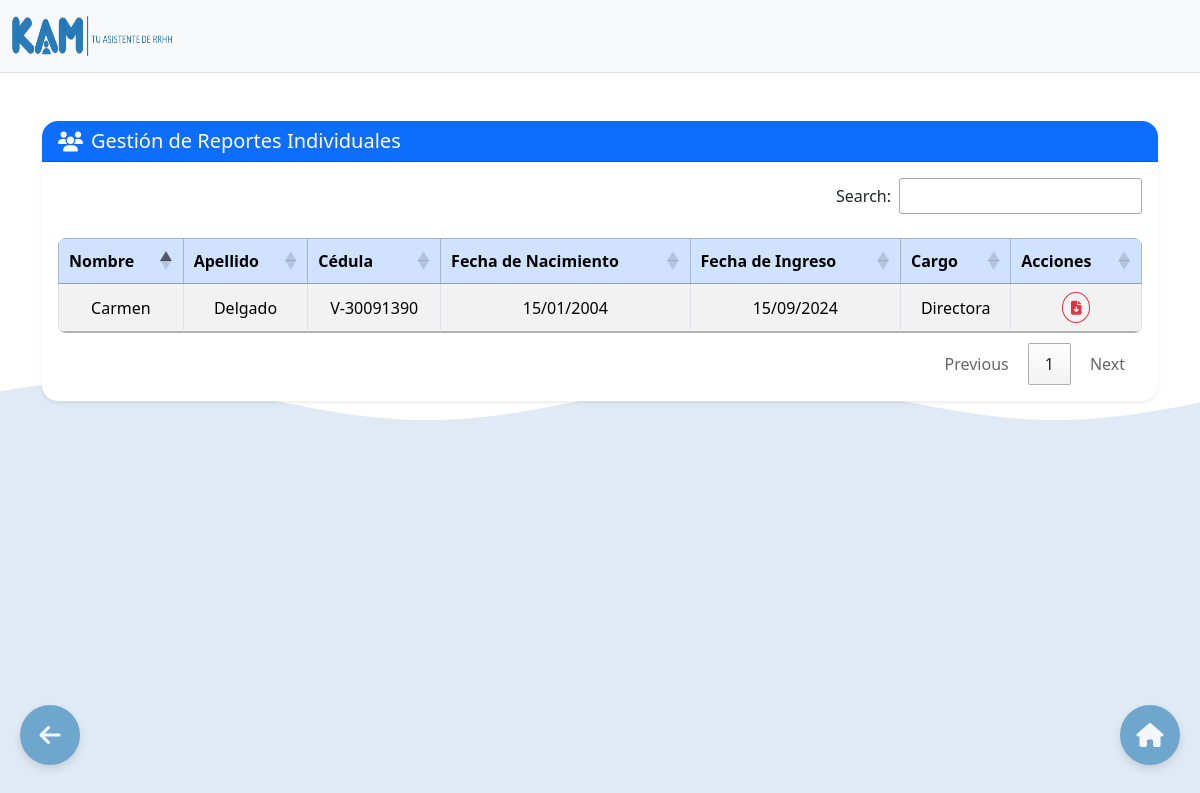
/ReportesIndividuales.php (signed in), run on the app's committed database.
### tables this page shows
CREATE TABLE `persona` (
  `id_personal` int(11) NOT NULL,
  `nombre_personal` varchar(255) NOT NULL,
  `apellido_personal` varchar(255) NOT NULL,
  `cedula_personal` varchar(50) NOT NULL,
  `titulo_personal` varchar(255) NOT NULL,
  `correo_personal` varchar(255) NOT NULL,
  `nacimiento_personal` date NOT NULL,
  `ingreso_personal` date NOT NULL,
  `cargo_personal` varchar(255) NOT NULL,
  `huella_dactilar` mediumblob NOT NULL,
  `nacionalidad_personal` varchar(100) DEFAULT NULL,
  `tipo` enum('Parcial','Tiempo Completo') NOT NULL,
  `activo` tinyint(1) NOT NULL DEFAULT 1
);

### ReportesIndividuales.php (the view, shortened to what this page needs)
<?php
$conn = new mysqli("localhost", "root", "", "base_kam");
$sql = "SELECT id_personal, nombre_personal, apellido_personal, cedula_personal, titulo_personal, correo_personal, nacimiento_personal, ingreso_personal, cargo_personal FROM persona";
$result = $conn->query($sql);
?>
<!DOCTYPE html>
<html lagn="es">
    <head>
        <link rel="stylesheet" href="https://cdn.jsdelivr.net/npm/sweetalert2@11/dist/sweetalert2.min.css">
        <link href="https://cdn.jsdelivr.net/npm/bootstrap@5.3.2/dist/css/bootstrap.min.css" rel="stylesheet">
        <link rel="stylesheet" type="text/css" href="https://cdn.datatables.net/1.11.5/css/jquery.dataTables.css">
        <link rel="stylesheet" href="https://cdnjs.cloudflare.com/ajax/libs/font-awesome/6.5.0/css/all.min.css">
        <link rel="stylesheet" href="https://cdn.datatables.net/1.13.6/css/dataTables.bootstrap5.min.css">
        <link rel="stylesheet" href="Assets/CSS/Reportes.css">
        <link rel="stylesheet" href="Assets/CSS/Asistencia.css">
    </head>
<body>
  <div class="container-fluid py-3 border-bottom">
    <div class="d-flex align-items-center justify-content-between flex-wrap">
      <div class="d-flex align-items-center gap-2">
        <img src="Assets/Images/KAM.png" alt="Logo" width="160" height="40">
      </div>
  </div>
</div>
<div class="container mx-auto my-5">
  <div class="card shadow-sm border-0 rounded-4">
    <div class="card-header bg-primary text-white rounded-top-4 d-flex align-items-center">
      <i class="fas fa-users icon fa-lg me-2"></i>
      <h5 class="mb-0">Gestión de Reportes Individuales</h5>
    </div>
    <div class="card-body rounded-bottom-4">
      <div class="d-flex justify-content-center">
        <div class="table-responsive w-100">
          <table id="miTabla" class="table table-striped table-bordered table-hover align-middle text-center mb-0 rounded-3 overflow-hidden">
            <thead class="table-primary">
              <tr class="mt-4">
                <th>Nombre</th>
                <th>Apellido</th>
                <th>Cédula</th>
                <th>Fecha de Nacimiento</th>
                <th>Fecha de Ingreso</th>
                <th>Cargo</th>
                <th>Acciones</th>
              </tr>
            </thead>
            <tbody>
              <?php
              if ($result->num_rows > 0) {
                while ($row = $result->fetch_assoc()) {
                  echo "<tr>
                          <td>" . htmlspecialchars($row["nombre_personal"]) . "</td>
                          <td>" . htmlspecialchars($row["apellido_personal"]) . "</td>
                          <td>" . htmlspecialchars($row["cedula_personal"]) . "</td>
                          <td>" . date("d/m/Y", strtotime($row['nacimiento_personal'])) . "</td>
                          <td>" . date("d/m/Y", strtotime($row['ingreso_personal'])) . "</td>
                          <td>" . htmlspecialchars($row["cargo_personal"]) . "</td>
                          <td>
                            <a href='PDF/ReporteIndividual.php?id_personal=" . $row["id_personal"] . "' class='btn btn-sm btn-outline-danger rounded-circle' title='Descargar PDF'>
                              <i class='fas fa-file-download'></i>
                            </a>
                          </td>
                        </tr>";
                }
              } else {
                echo "<tr><td colspan='8'>No hay registros</td></tr>";
              }
              ?>
            </tbody>
          </table>
        </div>
      </div>
    </div>
  </div>
</div>
<a href="Inicio.php">
  <div class="floating-button right-button">
    <i class="fas fa-house fa-xl text-white"></i>
  </div>
</a>
<a href="javascript:history.back()">
  <div class="floating-button left-button">
    <i class="fas fa-arrow-left fa-xl text-white"></i>
  </div>
</a>
</body>
</html>

### Assets/CSS/Reportes.css (style rules this page uses)
.container-fluid { position: relative; z-index: 2; background-color: #f8f9fa; backdrop-filter: none; }

### Assets/CSS/Asistencia.css (style rules this page uses)
.floating-button { background-color: #2378b2; opacity: 0.6; border: none; border-radius: 50%; width: 60px; height: 60px; position: fixed; bottom: 35px; right: 20px; cursor: pointer; display: flex; justify-content: center; align-items: center; box-shadow: 0 4px 8px rgba(0, 0, 0, 0.2); transition: opacity 0.3s ease; }

### ReportesIndividuales.php (style rules this page uses)
.floating-button { background-color: #2378b2; opacity: 0.6; border: none; border-radius: 50%; width: 60px; height: 60px; position: fixed; bottom: 35px; cursor: pointer; display: flex; justify-content: center; align-items: center; box-shadow: 0 4px 8px rgba(0, 0, 0, 0.2); transition: opacity 0.3s ease; z-index: 10; }
.right-button { right: 20px; }
.left-button { left: 20px; }

### data on the page
persona: nombre_personal "Carmen", apellido_personal "Delgado", cedula_personal "V-30091390", nacimiento_personal "15/01/2004", ingreso_personal "15/09/2024", cargo_personal "Directora"
